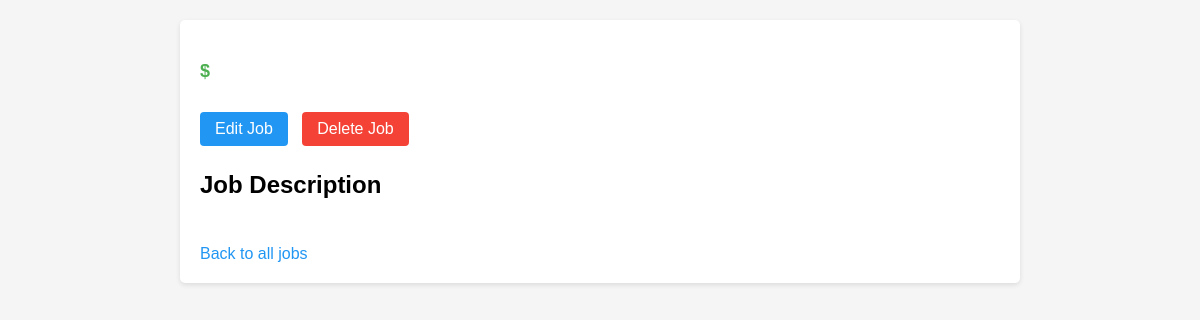
The app's page /job/36, older data.
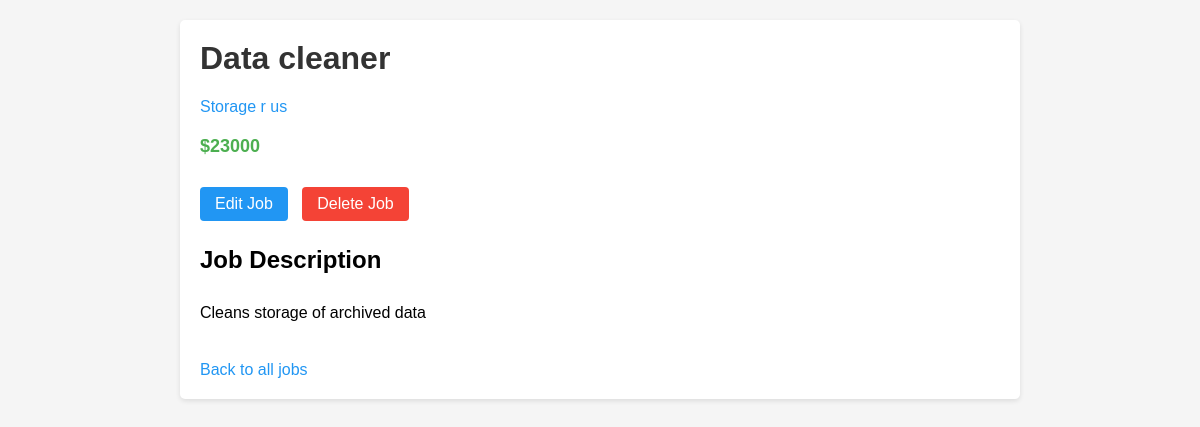
The same page, newer data.
### tables this page shows
CREATE TABLE job (id INTEGER PRIMARY KEY, title TEXT, description TEXT, salary INTEGER, employer_id INTEGER);

CREATE TABLE employer (id INTEGER PRIMARY KEY, name TEXT);

### crud_app.py (the view)
@app.route('/job/<job_id>')
def job(job_id):
    try:
        job = execute_sql('SELECT job.id, job.title, job.description, job.salary, employer.id as employer_id, employer.name as employer_name FROM job JOIN employer ON employer.id = job.employer_id WHERE job.id = ?', [job_id], single=True)
        return render_template('job.html', job=job)
    except Exception as e:
        app.logger.error(f"Error in job route: {e}")
        return render_template('error.html', error=str(e))

### crud_app.py (called while the page is built)
def open_connection():
    if not os.path.exists(DB_DIR):
        os.makedirs(DB_DIR)
    connection = getattr(g, '_connection', None)
    if connection == None:
        try:
            connection = g._connection = sqlite3.connect(PATH)
            connection.row_factory = sqlite3.Row
        except sqlite3.Error as e:
            app.logger.error(f"Database connection error: {e}")
            raise
    return connection

def execute_sql(sql, values=(), commit=False, single=False):
    try:
        connection = open_connection()
        cursor = connection.execute(sql, values)
        if commit == True:
            results = connection.commit()
        else:
            results = cursor.fetchone() if single else cursor.fetchall()
        cursor.close()
        return results
    except sqlite3.Error as e:
        app.logger.error(f"SQL execution error: {e}")
        if commit:
            connection.rollback()
        raise

@app.teardown_appcontext
def close_connection(exception):
    connection = getattr(g, '_connection', None)
    if connection is not None:
        connection.close()

### templates/job.html (shortened to what this page needs)
<!DOCTYPE html>
<html>
<head>
</head>
<body>
    <div class="container">
        <h1>{{ job['title'] }}</h1>
        <div class="employer">
            <a href="{{ url_for('employer', employer_id=job['employer_id']) }}">{{ job['employer_name'] }}</a>
        </div>
        <div class="salary">${{ job['salary'] }}</div>
        <div class="actions">
            <a href="{{ url_for('job_update', job_id=job['id']) }}" class="button">Edit Job</a>
            <a href="{{ url_for('job_delete', job_id=job['id']) }}" class="button delete">Delete Job</a>
        </div>
        <div class="description">
            <h2>Job Description</h2>
            <p>{{ job['description'] }}</p>
        </div>
        <a href="{{ url_for('jobs') }}" class="back-link">Back to all jobs</a>
    </div>
</body>
</html>

### templates/job.html (style rules this page uses)
body { font-family: Arial, sans-serif; margin: 0; padding: 20px; background-color: #f5f5f5; }
.container { max-width: 800px; margin: 0 auto; background-color: white; border-radius: 5px; padding: 20px; box-shadow: 0 2px 5px rgba(0,0,0,0.1); }
h1 { color: #333; margin-top: 0; }
.employer { color: #666; margin-bottom: 20px; }
.salary { color: #4CAF50; font-weight: bold; font-size: 18px; margin-bottom: 20px; }
.description { line-height: 1.6; }
a { color: #2196F3; text-decoration: none; }
.back-link { margin-top: 20px; display: inline-block; }
.button { display: inline-block; background-color: #2196F3; color: white; padding: 8px 15px; border-radius: 4px; text-decoration: none; margin-right: 10px; }
.button.delete { background-color: #f44336; }
.actions { margin-top: 30px; margin-bottom: 20px; }

Row changes from the older to the newer data that the page shows:
added job: title "Data cleaner", salary "23000", description "Cleans storage of archived data"
added employer: employer_name "Storage r us"
